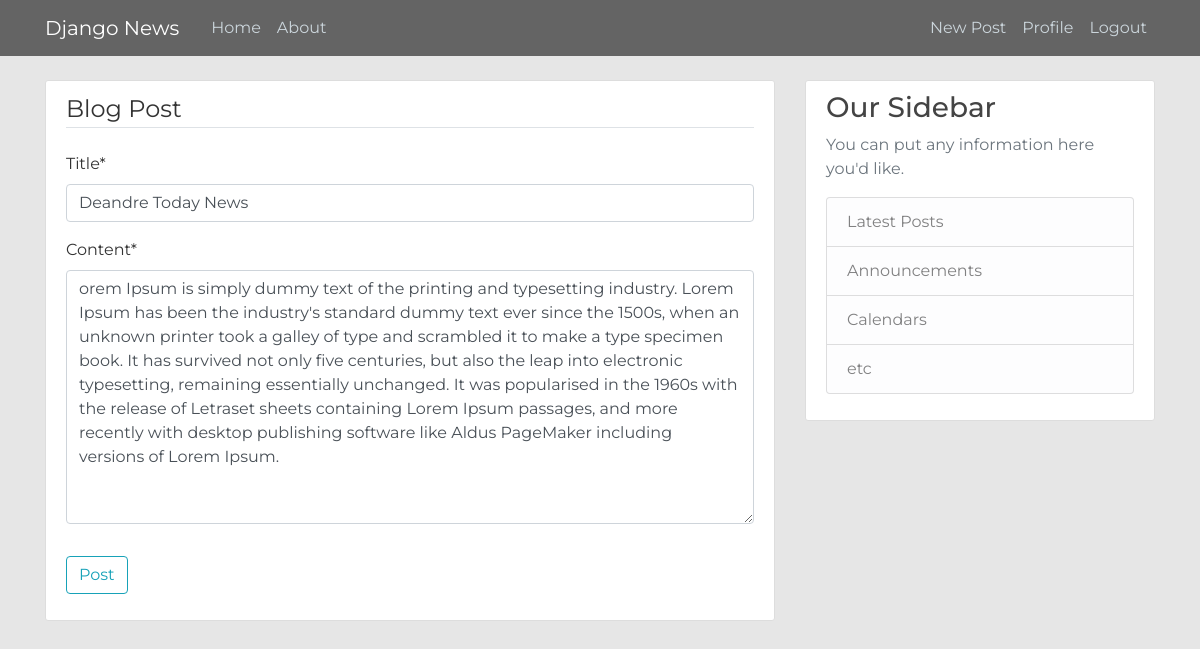
Page /post/2/update/ (signed in) on the committed database.
### blog/models.py (models this page shows, shortened)
class Post(models.Model):
    title = models.CharField(max_length=100)
    content = models.TextField()
    date_posted = models.DateTimeField(default=timezone.now)
    author = models.ForeignKey(User, on_delete=models.CASCADE)

### blog/views.py (the view, shortened to what this page needs)
# urls.py: path('post/<int:pk>/update/', PostUpdateView.as_view(), name='post-update'),
class PostUpdateView(LoginRequiredMixin, UserPassesTestMixin, UpdateView):
    model = Post
    fields = ['title', 'content']
    def test_func(self):
        post = self.get_object()
        if self.request.user == post.author:
            return True
        return False

### blog/templates/blog/post_form.html (shortened to what this page needs)
{% extends "blog/base.html" %}
{% load crispy_forms_tags %}
{% block content %}
    <div class="content-section">
        <form method="POST">
            <fieldset class="form-group">
                <legend class="border-bottom mb-4">Blog Post</legend>
                {{ form|crispy }}
            </fieldset>
            <div class="form-group">
                <button class="btn btn-outline-info" type="submit">Post</button>
            </div>
        </form>
    </div>
{% endblock content %}

### blog/static/blog/main.css (style rules this page uses)
body { background: #e6e6e6; color: #333333; margin-top: 5rem; font-family: 'Montserrat'; }
.content-section { background: #ffffff; padding: 10px 20px; border: 1px solid #dddddd; border-radius: 3px; margin-bottom: 20px; }

### rows in the picture
Post: title "Deandre Today News", content "orem Ipsum is simply dummy text of the printing and typesetting industry. Lorem Ipsum has been the industry's standard dummy text ever since the 1500s, when an unknown printer took a galley of type and scrambled it to make a type specimen book. It has survived not only five centuries, but also the leap into electronic typesetting, remaining essentially unchanged. It was popularised in the 1960s with the release of Letraset sheets containing Lorem Ipsum passages, and more recently with desktop publishing software like Aldus PageMaker including versions of Lorem Ipsum."
